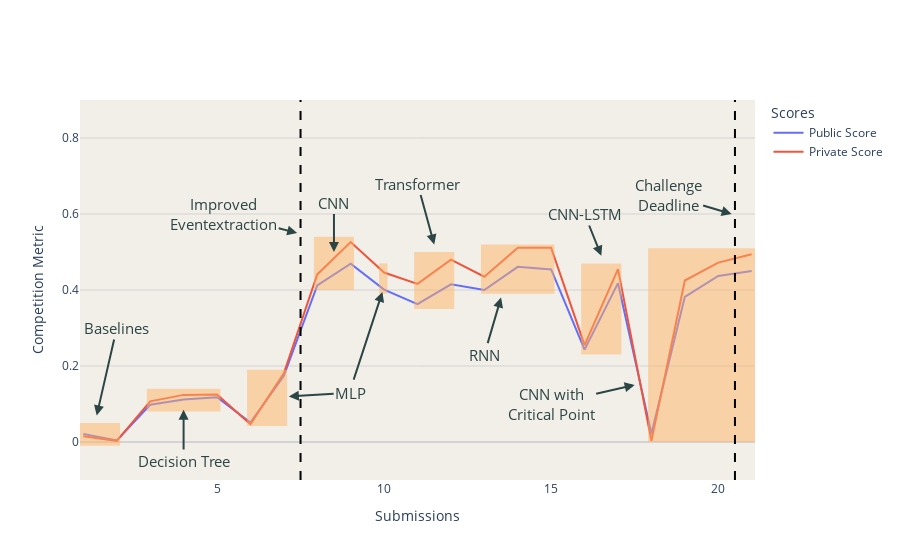

The notebook cell saved with this chart:
### Markdown cell above
## Visuals

### Code cell
fig = go.Figure()
fig.add_trace(go.Scatter(x=runs.run, y=runs.public_score,
                    mode='lines',
                    name='Public Score'))

fig.add_trace(go.Scatter(x=runs.run, y=runs.private_score,
                    mode='lines',
                    name='Private Score'))

fig.update_layout(yaxis_range=[-0.1,0.9], xaxis_range=[0.9,21.1], plot_bgcolor='#F2EFE8', legend_title_text='Scores')

# Shape-Coordinates [x0, y0, x1, y0]
baseline =      [0.9, -0.01,  2.1,  0.05]
decision_tree = [2.9,  0.08,  5.1,  0.14]
mlp =           [5.9,  0.042, 7.1,  0.19]
mlp2 =          [9.85, 0.39,  10.1, 0.47]
cnn =           [7.9,  0.4,   9.1,  0.54]
transformer =   [10.9, 0.35,  12.1, 0.50]
rnn =           [12.9, 0.39,  15.1, 0.52]
cnn_lstm =      [15.9, 0.23,  17.1, 0.47]
cnn_cp =        [17.9, 0.00,  21.1, 0.51]

for shape in [baseline, decision_tree, mlp, mlp2, cnn, transformer, rnn, cnn_lstm, cnn_cp]:
    fig.add_shape(type="rect",
        x0=shape[0], y0=shape[1], x1=shape[2], y1=shape[3],
        fillcolor="#FFB366",
        opacity=0.5,
        line_width=0
    )
    
anno_baseline = {
    'x': 1.4,
    'y': 0.07,
    'text': 'Baselines',
    'ax': 2, # start of the arrow / text position  
    'ay': 0.3
}
anno_decision_tree = {
    'x': 4,
    'y': 0.085,
    'text': 'Decision Tree',
    'ax': 4,
    'ay': -0.05
}
anno_mlp = {
    'x': 7.15,
    'y': 0.12,
    'text': 'MLP',
    'ax': 9,
    'ay': 0.13
}
anno_cnn = {
    'x': 8.5,
    'y': 0.5,
    'text': 'CNN',
    'ax': 8.5,
    'ay': 0.63
}
anno_transformer = {
    'x': 11.5,
    'y': 0.52,
    'text': 'Transformer',
    'ax': 11,
    'ay': 0.68
}
anno_rnn = {
    'x': 13.5,
    'y': 0.38,
    'text': 'RNN',
    'ax': 13,
    'ay': 0.23
}
anno_cnn_lstm = {
    'x': 16.5,
    'y': 0.49,
    'text': 'CNN-LSTM',
    'ax': 16,
    'ay': 0.6
}
anno_cnn_cp = {
    'x': 17.5,
    'y': 0.15,
    'text': 'CNN with<br />Critical Point',
    'ax': 15,
    'ay': 0.1
}
anno_event_extraction_line = {
    'x': 7.4,
    'y': 0.55,
    'text': 'Improved<br />Eventextraction',
    'ax': 5.2,
    'ay': 0.6
}
anno_challenge_end_line = {
    'x': 20.4,
    'y': 0.6,
    'text': 'Challenge<br />Deadline',
    'ax': 18.5,
    'ay': 0.65
}


for anno in [anno_baseline,
             anno_decision_tree,
             anno_mlp,
             anno_cnn,
             anno_transformer,
             anno_rnn,
             anno_cnn_lstm,
             anno_cnn_cp,
             anno_event_extraction_line,
             anno_challenge_end_line]:

    annotation = {
        'x': anno['x'], # end of the arrow
        'y': anno['y'],
        'xref': 'x', 
        'yref': 'y', 
        'text':  anno['text'],
        'font': {'size': 15, 'color': '#2C4545'}, 
        'arrowhead': 2, 
        'arrowsize': 1, 
        'arrowwidth': 2, 
        'arrowcolor': '#2C4545',
        'ax': anno['ax'], # start of the arrow / text position  
        'ay': anno['ay'], 
        'axref': 'x', 
        'ayref': 'y'
    }
    fig.add_annotation(annotation)




# Special Annotations
anno_mlp_2 = {
    'x': 9.95, # end of the arrow
    'y': 0.395,
    'xref': 'x', 
    'yref': 'y', 
    'arrowhead': 2, 
    'arrowsize': 1, 
    'arrowwidth': 2, 
    'arrowcolor': '#2C4545',
    'ax': 9, # start of the arrow / text position  
    'ay': 0.14, 
    'axref': 'x', 
    'ayref': 'y'
}
fig.add_annotation(anno_mlp_2)

fig.update_xaxes(showgrid=False, title='Submissions')
fig.update_yaxes(showgrid=True, title='Competition Metric', gridcolor='lightgrey', zeroline=True, zerolinewidth=2, zerolinecolor='lightgrey')

fig.add_vline(x=7.5, line_width=2, line_dash="dash", line_color="black")
fig.add_vline(x=20.5, line_width=2, line_dash="dash", line_color="black")

fig.show()

### Figure 1 — Plotly figure (JSON) as saved in the notebook; plotly's stock layout.template omitted (floating-point values rounded to 4 significant figures)
{"data": [{"mode": "lines", "name": "Public Score", "type": "scatter", "x": [1, 2, 3, 4, 5, 6, 7, 8, 9, 10, 11, 12, 13, 14, 15, 16, 17, 18, 19, 20, 21], "y": [0.021, 0.004, 0.098, 0.112, 0.118, 0.051, 0.174, 0.412, 0.469, 0.401, 0.363, 0.415, 0.4, 0.461, 0.454, 0.243, 0.418, 0.022, 0.382, 0.437, 0.45]}, {"mode": "lines", "name": "Private Score", "type": "scatter", "x": [1, 2, 3, 4, 5, 6, 7, 8, 9, 10, 11, 12, 13, 14, 15, 16, 17, 18, 19, 20, 21], "y": [0.015, 0.003, 0.107, 0.124, 0.125, 0.047, 0.181, 0.441, 0.526, 0.446, 0.416, 0.48, 0.435, 0.511, 0.511, 0.255, 0.455, 0.003, 0.425, 0.472, 0.494]}], "layout": {"annotations": [{"arrowcolor": "#2C4545", "arrowhead": 2, "arrowsize": 1, "arrowwidth": 2, "ax": 2, "axref": "x", "ay": 0.3, "ayref": "y", "font": {"color": "#2C4545", "size": 15}, "text": "Baselines", "x": 1.4, "xref": "x", "y": 0.07, "yref": "y"}, {"arrowcolor": "#2C4545", "arrowhead": 2, "arrowsize": 1, "arrowwidth": 2, "ax": 4, "axref": "x", "ay": -0.05, "ayref": "y", "font": {"color": "#2C4545", "size": 15}, "text": "Decision Tree", "x": 4, "xref": "x", "y": 0.085, "yref": "y"}, {"arrowcolor": "#2C4545", "arrowhead": 2, "arrowsize": 1, "arrowwidth": 2, "ax": 9, "axref": "x", "ay": 0.13, "ayref": "y", "font": {"color": "#2C4545", "size": 15}, "text": "MLP", "x": 7.15, "xref": "x", "y": 0.12, "yref": "y"}, {"arrowcolor": "#2C4545", "arrowhead": 2, "arrowsize": 1, "arrowwidth": 2, "ax": 8.5, "axref": "x", "ay": 0.63, "ayref": "y", "font": {"color": "#2C4545", "size": 15}, "text": "CNN", "x": 8.5, "xref": "x", "y": 0.5, "yref": "y"}, {"arrowcolor": "#2C4545", "arrowhead": 2, "arrowsize": 1, "arrowwidth": 2, "ax": 11, "axref": "x", "ay": 0.68, "ayref": "y", "font": {"color": "#2C4545", "size": 15}, "text": "Transformer", "x": 11.5, "xref": "x", "y": 0.52, "yref": "y"}, {"arrowcolor": "#2C4545", "arrowhead": 2, "arrowsize": 1, "arrowwidth": 2, "ax": 13, "axref": "x", "ay": 0.23, "ayref": "y", "font": {"color": "#2C4545", "size": 15}, "text": "RNN", "x": 13.5, "xref": "x", "y": 0.38, "yref": "y"}, {"arrowcolor": "#2C4545", "arrowhead": 2, "arrowsize": 1, "arrowwidth": 2, "ax": 16, "axref": "x", "ay": 0.6, "ayref": "y", "font": {"color": "#2C4545", "size": 15}, "text": "CNN-LSTM", "x": 16.5, "xref": "x", "y": 0.49, "yref": "y"}, {"arrowcolor": "#2C4545", "arrowhead": 2, "arrowsize": 1, "arrowwidth": 2, "ax": 15, "axref": "x", "ay": 0.1, "ayref": "y", "font": {"color": "#2C4545", "size": 15}, "text": "CNN with<br />Critical Point", "x": 17.5, "xref": "x", "y": 0.15, "yref": "y"}, {"arrowcolor": "#2C4545", "arrowhead": 2, "arrowsize": 1, "arrowwidth": 2, "ax": 5.2, "axref": "x", "ay": 0.6, "ayref": "y", "font": {"color": "#2C4545", "size": 15}, "text": "Improved<br />Eventextraction", "x": 7.4, "xref": "x", "y": 0.55, "yref": "y"}, {"arrowcolor": "#2C4545", "arrowhead": 2, "arrowsize": 1, "arrowwidth": 2, "ax": 18.5, "axref": "x", "ay": 0.65, "ayref": "y", "font": {"color": "#2C4545", "size": 15}, "text": "Challenge<br />Deadline", "x": 20.4, "xref": "x", "y": 0.6, "yref": "y"}, {"arrowcolor": "#2C4545", "arrowhead": 2, "arrowsize": 1, "arrowwidth": 2, "ax": 9, "axref": "x", "ay": 0.14, "ayref": "y", "x": 9.95, "xref": "x", "y": 0.395, "yref": "y"}], "legend": {"title": {"text": "Scores"}}, "plot_bgcolor": "#F2EFE8", "shapes": [{"fillcolor": "#FFB366", "line": {"width": 0}, "opacity": 0.5, "type": "rect", "x0": 0.9, "x1": 2.1, "y0": -0.01, "y1": 0.05}, {"fillcolor": "#FFB366", "line": {"width": 0}, "opacity": 0.5, "type": "rect", "x0": 2.9, "x1": 5.1, "y0": 0.08, "y1": 0.14}, {"fillcolor": "#FFB366", "line": {"width": 0}, "opacity": 0.5, "type": "rect", "x0": 5.9, "x1": 7.1, "y0": 0.042, "y1": 0.19}, {"fillcolor": "#FFB366", "line": {"width": 0}, "opacity": 0.5, "type": "rect", "x0": 9.85, "x1": 10.1, "y0": 0.39, "y1": 0.47}, {"fillcolor": "#FFB366", "line": {"width": 0}, "opacity": 0.5, "type": "rect", "x0": 7.9, "x1": 9.1, "y0": 0.4, "y1": 0.54}, {"fillcolor": "#FFB366", "line": {"width": 0}, "opacity": 0.5, "type": "rect", "x0": 10.9, "x1": 12.1, "y0": 0.35, "y1": 0.5}, {"fillcolor": "#FFB366", "line": {"width": 0}, "opacity": 0.5, "type": "rect", "x0": 12.9, "x1": 15.1, "y0": 0.39, "y1": 0.52}, {"fillcolor": "#FFB366", "line": {"width": 0}, "opacity": 0.5, "type": "rect", "x0": 15.9, "x1": 17.1, "y0": 0.23, "y1": 0.47}, {"fillcolor": "#FFB366", "line": {"width": 0}, "opacity": 0.5, "type": "rect", "x0": 17.9, "x1": 21.1, "y0": 0, "y1": 0.51}, {"line": {"color": "black", "dash": "dash", "width": 2}, "type": "line", "x0": 7.5, "x1": 7.5, "xref": "x", "y0": 0, "y1": 1, "yref": "y domain"}, {"line": {"color": "black", "dash": "dash", "width": 2}, "type": "line", "x0": 20.5, "x1": 20.5, "xref": "x", "y0": 0, "y1": 1, "yref": "y domain"}], "xaxis": {"range": [0.9, 21.1], "showgrid": false, "title": {"text": "Submissions"}}, "yaxis": {"gridcolor": "lightgrey", "range": [-0.1, 0.9], "showgrid": true, "title": {"text": "Competition Metric"}, "zeroline": true, "zerolinecolor": "lightgrey", "zerolinewidth": 2}}}
